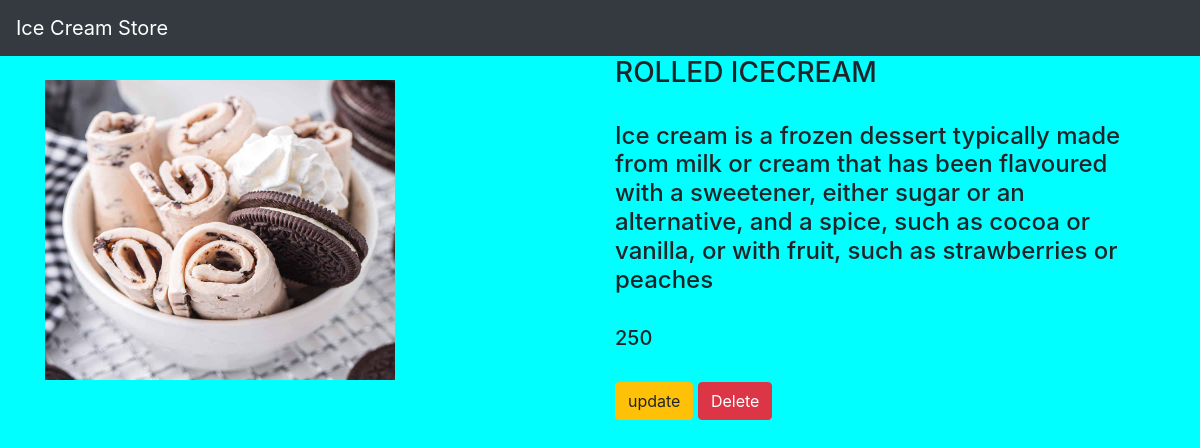
/ice/8/, run on the app's committed database.
### ice_app/models.py (models this page shows, shortened)
class icecream(models.Model):
    name=models.CharField(max_length=200)
    desc=models.TextField()
    price=models.IntegerField()
    img = models.ImageField(upload_to='pics')

### ice_app/views.py (the view)
# urls.py: path('ice/<int:ice_id>/',views.detail,name='detail'),
def detail(request,ice_id):
    f=icecream.objects.get(id=ice_id)
    return render(request,"detail.html",{'ice':f})

### templates/detail.html
{% extends 'base.html' %}
{% block body %}
<div class="container">
    <div class="row">
           <div class="col-md-6"><br>
              <img src="{{ice.img.url}}" width="350" height="300">
           </div>
           <div class="col-md-6">
              <h3> {{ice.name}}</h3><br>
              <h4>{{ice.desc}}</h4><br>
              <h5>{{ice.price}}</h5><br>
               <a  class="btn btn-warning" href="{% url 'ice_app:update' ice.id %}">update</a>
               <a  class="btn btn-danger" href="{% url 'ice_app:delete' ice.id %}">Delete</a>
           </div>
    </div>
</div>
{% endblock %}

### static/style.css (style rules this page uses)
body { background-color:aqua; }

### data on the page
icecream: img (picture), name "ROLLED ICECREAM", desc "Ice cream is a frozen dessert typically made from milk or cream that has been flavoured with a sweetener, either sugar or an alternative, and a spice, such as cocoa or vanilla, or with fruit, such as strawberries or peaches", price "250"
